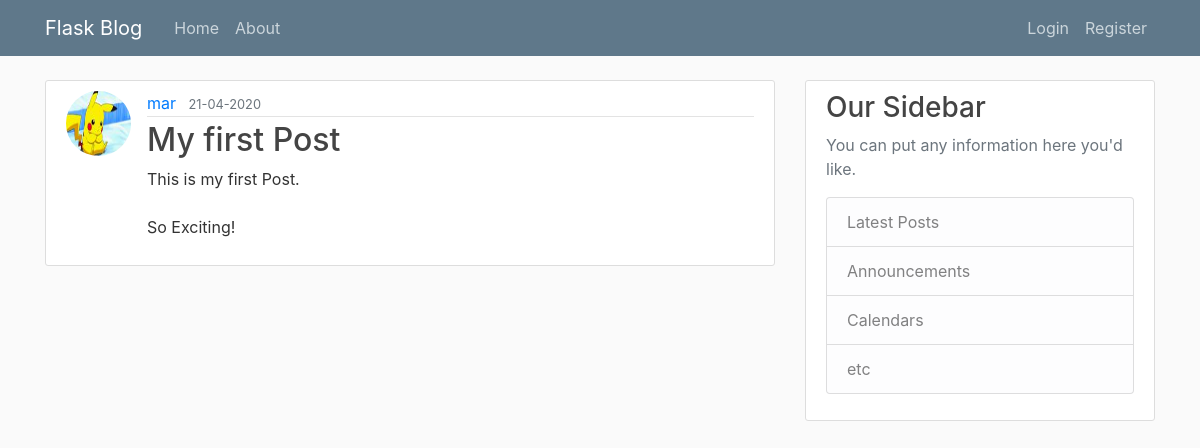
/post/1, run on an earlier commit of the app's database.
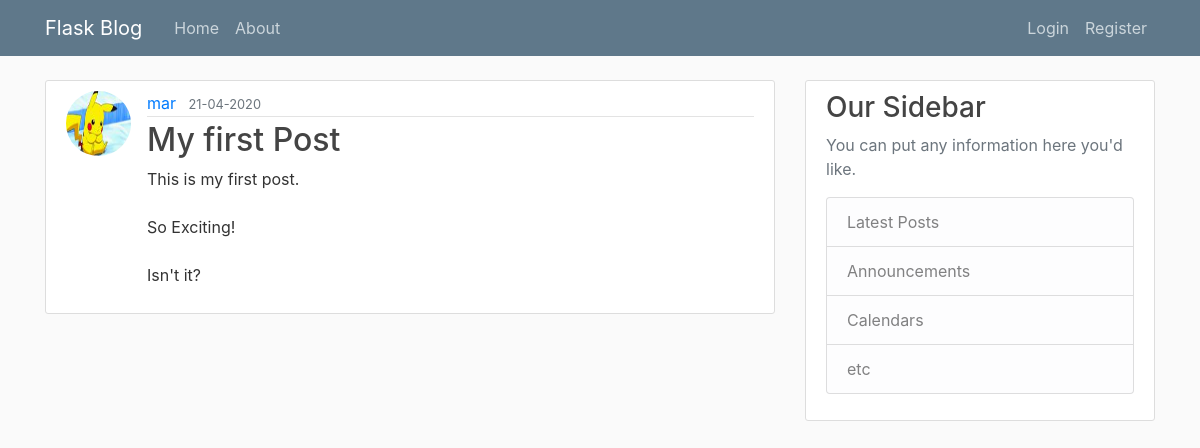
And on a later commit of the database.
### flaskblog/models.py (models this page shows, shortened)
class Post(db.Model):
    id = db.Column(db.Integer, primary_key=True)
    title = db.Column(db.String(100), nullable=False)
    date_posted = db.Column(db.DateTime, nullable=False, default=datetime.utcnow)
    content = db.Column(db.Text, nullable=False)
    user_id = db.Column(db.Integer, db.ForeignKey('user.id'), nullable=False)

### flaskblog/routes.py (the view)
@app.route('/post/<int:post_id>')
def post(post_id):
    post = Post.query.get_or_404(post_id)
    return render_template('post.html', title=post.title, post=post)

### flaskblog/templates/post.html (shortened to what this page needs)
<!DOCTYPE html>
{% extends "base.html" %}
{% block content %}
<article class="media content-section">
<img class="rounded-circle article-img" src="{{ url_for('static', filename='profile_pics/' + post.author.image_file) }}" alt="Profile img">
    <div class="media-body">
        <div class="article-metadata">
            <a class="mr-2" href="#">{{ post.author.username }}</a>
            <small class="text-muted">{{ post.date_posted.strftime('%d-%m-%Y') }}</small>
        </div>
        <h2 class="article-title">{{ post.title }}</h2>
        <p class="article-content">{{ post.content }}</p>
    </div>
</article>
{% endblock %}

What changed in the data, as far as the page shows it:
changed Post "My first Post": content "This is my first Post. So Exciting!" → "This is my first post. So Exciting! Isn't it?"
